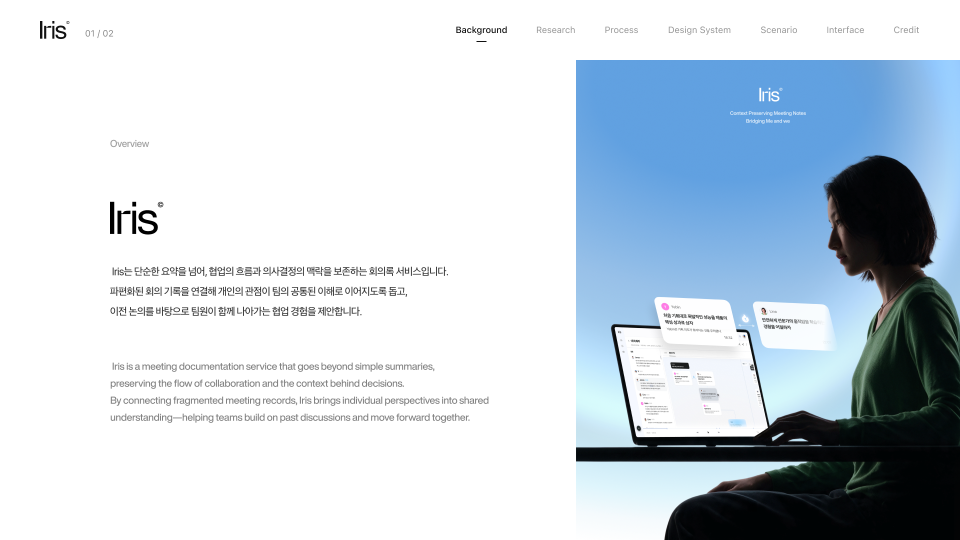
#> input picture slides/01-01.png, 1920 x 1080 px, given in place of Iris_StartingQuestion_v3_2000.gif, which was not available (shown at 1/2 size)
$ python overlays.py ../slides/01-01.png
#> lines starting #> are read from the running program, lines starting #| are printed output that depends on the picture
"""GIF → 슬라이드 영역에 맞춘 mp4 로 변환. python3 tools/overlays.py [check]
각 항목: slide, gif, 블록 크기(B, Figma 원본 블록 px), 슬라이드에서의 창 크롭 r(블록 좌표), 배치 d=(x,y,scale)
recording 은 블록이 아닌 화면 녹화라 r 대신 box 를 직접 지정."""
import json, os, subprocess, sys, tempfile
TMP = tempfile.mkdtemp()  # 합성용 배경 띠 등 임시 파일
from PIL import Image
H = os.path.expanduser('~')
D = H + '/Desktop/'; DL = H + '/Downloads/iris-gif/'
def fit(rw, rh, hh=960):  # 메뉴 아래(960)에서 높이 hh 로 가운데 정렬
    s = min(1920 / rw, hh / rh); return ((1920 - rw * s) / 2, 120 + (960 - rh * s) / 2, s)
def cy(x, w, rw, rh):
    s = w / rw; return (x, 120 + (960 - rh * s) / 2, s)
O = [  # slide, gif, block(w,h), region r, placement (x,y,s)
 # 스크롤 장(세로로 긴 캔버스, CANVAS_H): 키 끝 b = 스크롤이 끝난 뒤 재생
 ('02-01',  D+'Iris_StartingQuestion_v3_2000.gif', (2000,1322), (0,0,2000,694),    (0,267,0.96)),
 ('02-01b', D+'Iris_StartingQuestion_v3_2000.gif', (2000,1322), (0,694,2000,628),  (0,267+694*0.96,0.96)),
 ('02-04b', D+'Iris_InterviewPeel_4000.gif',       (2000,2168), (0,940,2000,1228), (200,205+940*0.76+60,0.76)),
 ('04-01', D+'Iris_DiscussionFlow_4064.mp4',      (2000,1528), (0,72,2000,1384),  (180,0,0.78)),
 ('04-02', D+'Iris_GridSystem_4000.gif',          (2000,1358), (0,80,2000,1220),  fit(2000,1220)),
 ('05-02', D+'Iris_FlowMap_4000.gif',             (2000,1324), (100,100,1800,1110), cy(800,1080,1800,1110)),
 ('04-04', D+'Iris_CubeSlides_2000_HQ.gif',       (2000,1064), (0,32,2000,1000),  (0,120,0.96)),  # 위아래 32px 씩 고르게 잘라 메뉴 아래를 꽉 채움
 ('05-03', DL+'요약-플로우맵-전환.gif',              (1024,640),  (0,0,1024,640),    (448,400,1.0)),
 ('05-06', D+'Iris_Behance/03_Iris_FlowMapCardSelect_2000.gif', (2000,1541), (0,70,2000,1310), (273.25,173.37,960/1310*960/1023)),  # (11-10) 안쪽 화면 960(x480,y400)으로 통일, 고리는 05-06-top.png  # (High) 글 포함 GIF, 위아래 여백만 잘라 메뉴 아래를 꽉 채움. 배경은 GIF 가장자리 그라디언트
 ('05-08', D+'Iris_Figjam_2000.gif',              (2000,1543), (0,0,2000,1543),   fit(2000,1543,840)),
 ('05-09', D+'Iris_Notion_2000.gif',              (2000,1403), (0,0,2000,1403),   fit(2000,1403,840)),
 ('05-12', D+'Iris_Recording_2000.gif',           (2000,1162), (420,20,1160,1122),(885,150,0.811)),
 ('05-13', D+'Iris_12-1.gif',                     (2000,1102), (0,0,2000,1102),   fit(2000,1102)),
]
# 영상 앞 정지 구간을 뒤로 보내 들어오자마자 움직이게(초). 반복 주기는 같음
ROTATE = {'02-01b': 2.2}
NOLOOP = {'02-04b': 3.0}  # 한 번만 재생, 값(초)에서 잘라 마지막 장면(카드 펼쳐진 상태)에 멈춤
FEATHER = {'04-01'}  # 좌우 끝을 배경으로 흐리게(메뉴는 slides/키-nav.png 로 위에)  # 한 번만 재생하고 마지막 장면에서 멈춤
CANVAS_H = {'02-01': 1714, '02-04': 1953, '04-03': 1869}
# 영상은 슬라이드 PNG 위에 합성해 가로 전체(스크롤 장은 그 띠, 나머지는 화면 전체)로 만든다.
# 감마는 sRGB(iec61966-2-1)로 표기해야 크롬이 PNG·CSS 색과 똑같이 그린다(bt709 이면 어두운 색이 떠 보임). 스크롤 장 띠의 위/아래 끝은 CSS 로 흐림
FADE = {}  # 흐림 마스크는 스크롤 중 깜빡임 원인이라 뺌(sRGB 표기로 색 경계 없음)  # 피그마 '(스크롤)' 프레임 높이
# 플로우맵 화면 녹화(프레임N_ GIF, 2000폭): 안의 화면(302,404 1395x902)만 잘라 블록 130:5140 플로우맵 프레임 위치에
# (2026-11-05) Web 03·04 는 피그마 224:855 새 화면(정지 이미지)으로 바꿔 녹화 GIF 는 뺌
for sl, f, fy, r in []:
    x, y, s = fit(r[2], r[3], 840)
    O.append((sl, DL+f, None, None, (x + 302*s, y + (fy - r[1])*s, s, 1395*s, 902*s)))

# Interface 레이아웃 통일(2026-11-04): 장별로 화면/이미지 영역 V0(옛 슬라이드 좌표)를 배율 k 로 키워 V1 에 둔다.
# 영상은 V0 안쪽만 잘라 옮긴다(제목은 PNG 에서 따로 맞춤). 피그마 '여기' 프레임과 같은 값
XF = {'05-02': ((848,320,984,613), .915*.9556, (880,332)),   '05-03': ((448,400,1024,640), .9375*1.5, (240,150)),
      '05-04': ((479,385,960,627), 1, (480,400)),        '05-05': ((494,395,930,602), 960/930, (480,400)),  '05-08': ((549.2,437.2,822.47,533.87), 960/822.47, (480,400)),
      '05-09': ((431,297,1060,608), 1551/1060, (184.5,155)),   '05-12': ((885,150,941,910), .879, (916.5,200)),
      '05-13': ((106,137,1707,925), 1640/1707, (140,156))}
def remap(b, V0, k, V1):
    bx, by, bw, bh = b['box']; cx, cy, cw, ch = b['crop']; sx, sy = cw / bw, ch / bh
    x0, y0 = max(bx, V0[0]), max(by, V0[1]); x1, y1 = min(bx + bw, V0[0] + V0[2]), min(by + bh, V0[1] + V0[3])
    return dict(crop=(cx + (x0 - bx) * sx, cy + (y0 - by) * sy, (x1 - x0) * sx, (y1 - y0) * sy),
                box=(V1[0] + (x0 - V0[0]) * k, V1[1] + (y0 - V0[1]) * k, (x1 - x0) * k, (y1 - y0) * k))

def boxes(o):
    sl, gif, B, r, p = o
    if B is None: return dict(box=p[:2]+p[3:], crop=(302, 404, 1395, 902))
    x, y, s = p; rx, ry, rw, rh = r
    rh = min(rh, B[1] - ry)  # 블록 끝에서 자름
    return dict(box=(x, y, rw*s, rh*s), crop=(rx, ry, rw, rh))

if __name__ == '__main__':
    root = os.path.dirname(os.path.dirname(os.path.abspath(__file__)))
    check = sys.argv[1:] == ['check']
    out = []
    for o in O:
        sl, gif = o[0], o[1]; b = boxes(o)
        if sl in XF: b = remap(b, *XF[sl])
        bx, by, bw, bh = [round(v) for v in b['box']]; bw -= bw % 2; bh -= bh % 2
        if gif.endswith('.mp4'):
            sw = int(subprocess.check_output(['ffprobe','-v','error','-select_streams','v','-show_entries','stream=width','-of','csv=p=0',gif]))
            if check: continue
        else:
            im = Image.open(gif); sw = im.size[0]
#> further down, im is the input picture: PIL image 1920x1080 RGBA; mean R, G, B, A 202.2, 212.8, 221.9, 255
#> after `sw = im.size[0]`: sw = 1920
        g = sw / (o[2][0] if o[2] else sw)
#> g = 0.96
        if check:
            im.seek(im.n_frames - 1); fr = im.convert('RGB')
            if b['crop']: fr = fr.crop(tuple(round(v*g) for v in (b['crop'][0], b['crop'][1], b['crop'][0]+b['crop'][2], b['crop'][1]+b['crop'][3])))
            base = Image.open(f'{root}/slides/{sl[:5]}.png').convert('RGB'); base.paste(fr.resize((bw, bh)), (bx, by))
            base.save(f'{TMP}/chk_{sl}.png'); continue
        vf = (f"crop={round(b['crop'][2]*g)}:{round(b['crop'][3]*g)}:{round(b['crop'][0]*g)}:{round(b['crop'][1]*g)}," if b['crop'] else '') + \
             f"scale={bw}:{bh}:flags=lanczos"
        if sl in ROTATE:
            t = ROTATE[sl]
            vf = f"split[a][b];[a]trim=start={t},setpts=PTS-STARTPTS[x];[b]trim=end={t},setpts=PTS-STARTPTS[y];[x][y]concat," + vf
        name = f'media/{sl}.mp4'; ch = CANVAS_H.get(sl[:5], 1080)
        gbox = [bx, by, bw, bh]  # GIF 가 움직이는 영역(합성 전). bake.py 는 여기만 PNG 에 붙임
        if sl in FEATHER:  # 영상만(좌우 흐림은 CSS)
            fc = f"[0:v]{vf}"; ins = ['-i', gif]
        else:  # 배경 띠 위에 합성
            # 스크롤 장은 그 띠만, 나머지는 메뉴까지 화면 전체(메뉴 PNG 와 영상 사이 압축 색차로 띠가 보이던 것 방지). 메뉴가 바뀌면 다시 인코딩
            top = by if sl[:5] in CANVAS_H else 0; hh = bh if sl[:5] in CANVAS_H else 1080
            band = f'{TMP}/band_{sl}.png'
            Image.open(f'{root}/slides/{sl[:5]}.png').convert('RGB').crop((0, top, 1920, top + hh)).save(band)
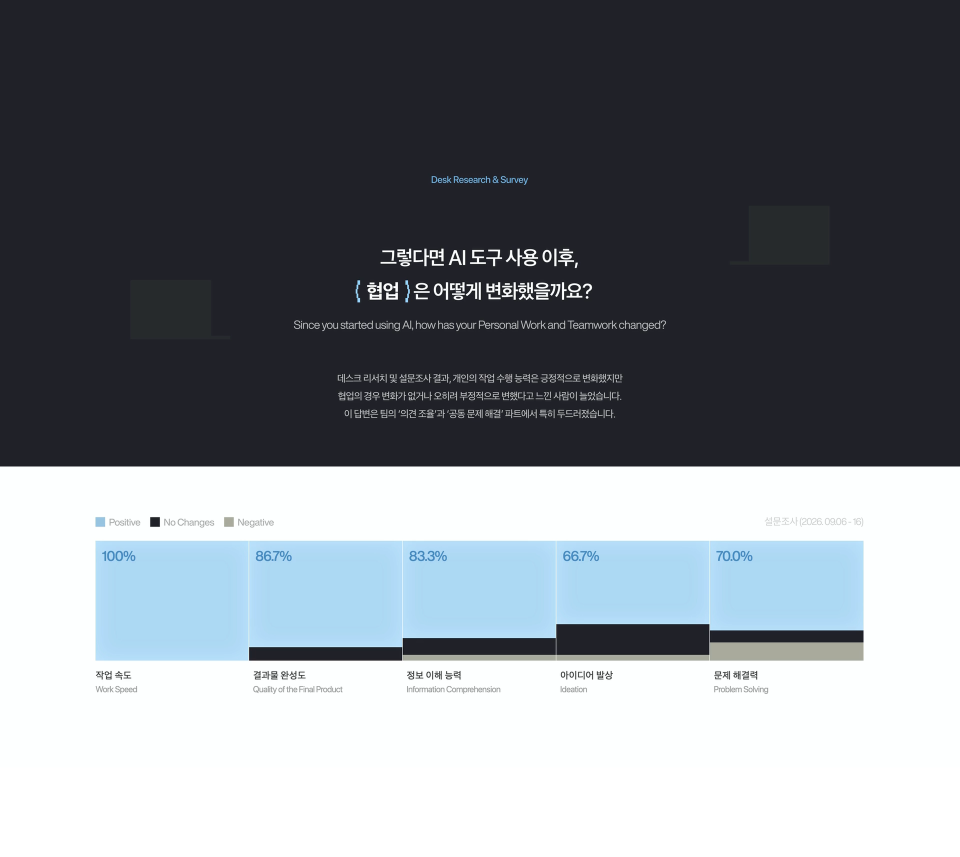
#> input picture slides/02-01.png, 1920 x 1714 px (shown at 1/2 size)
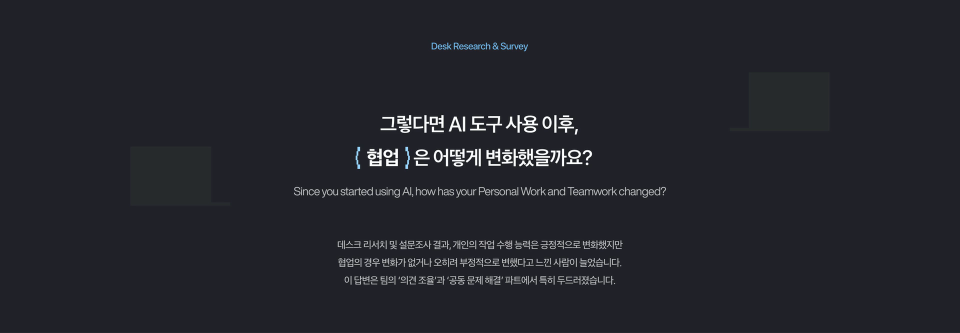
#> saved as band_02-01.png: PIL image 1920x666 RGB (shown at 1/2 size); mean R, G, B 35.5, 36.7, 43.4
            fc = f"[1:v]{vf}[g];[0:v][g]overlay={bx}:{by - top}:shortest=1"; ins = ['-loop', '1', '-framerate', '50', '-i', band, '-i', gif]
            bx, by, bw, bh = 0, top, 1920, hh
        fc += ",scale=out_color_matrix=bt709:out_range=tv,format=yuv420p"
        if not sl.startswith(os.environ.get('ONLY', '')): pass  # ONLY=05- 처럼 일부만 다시 인코딩
        else: subprocess.run(['ffmpeg','-y','-loglevel','error'] + ins + ['-filter_complex', fc, '-fps_mode','cfr','-r','50','-c:v','libx264','-crf','16','-preset','slow','-threads','3',
                        '-colorspace','bt709','-color_primaries','bt709','-color_trc','iec61966-2-1','-color_range','tv',
                        '-movflags','+faststart','-an'] + (['-t', str(NOLOOP[sl])] if sl in NOLOOP else []) + [f'{root}/{name}'], check=True)
#> (this line was passed over: subprocess is not available in this run)
#> pass 3 of the loop `for o in O:`:
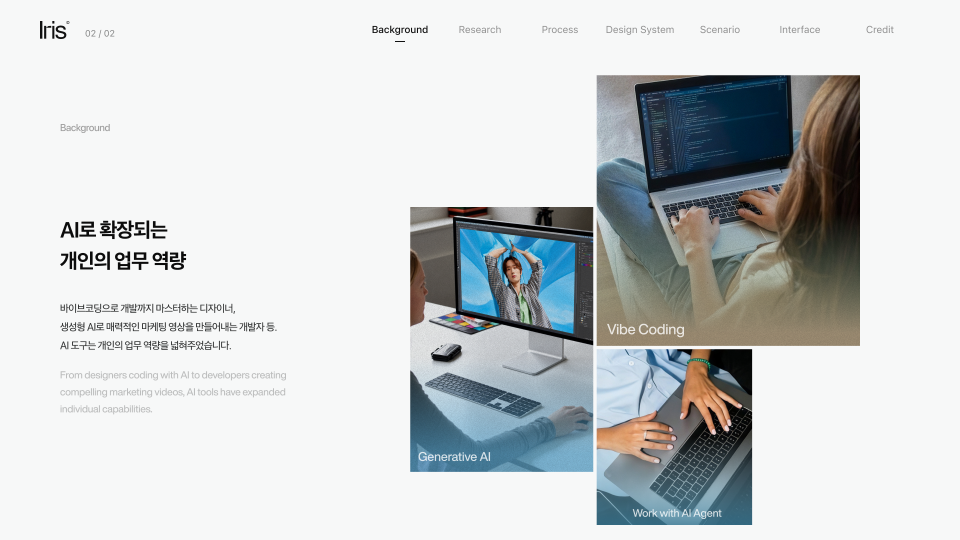
#> input picture slides/01-02.png, 1920 x 1080 px, given in place of Iris_InterviewPeel_4000.gif, which was not available (shown at 1/2 size)
#> im is the input picture: PIL image 1920x1080 RGBA; mean R, G, B, A 204.7, 208.4, 209.2, 255
#> `Image.open(f'{root}/slides/{sl[:5]}.png').convert('RGB').crop((0, top,..`:
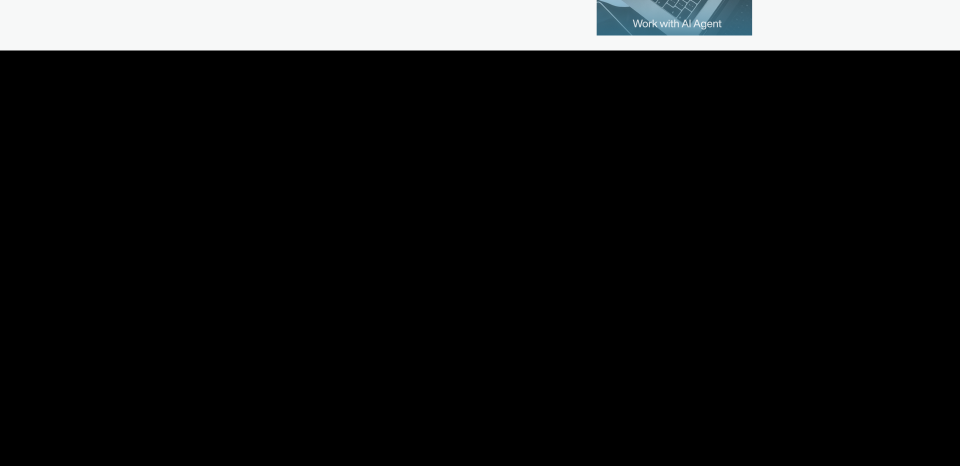
#> saved as band_02-04b.png: PIL image 1920x932 RGB (shown at 1/2 size); mean R, G, B 24.8, 25.4, 25.6
#> (the run stopped early here; a loop or call above may not have finished)
